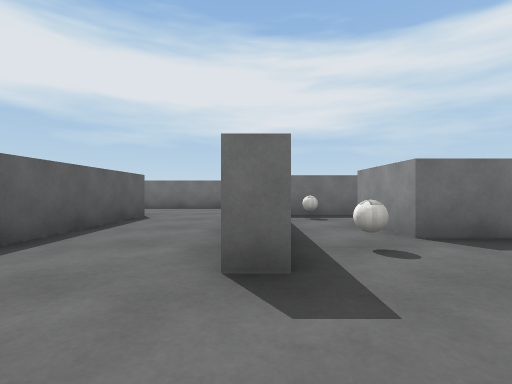
[1] (above)

16 first-person views from a walk through a 3-D level made in the Unity game engine. The camera is 0.58 m above the floor, looks level and sees 85° across. The floor is counted in squares, 1 m on a side. Each view is taken from the middle of a square. On the plan, view 1 faces up. The plan holds only what a view shows up to about 9 squares ahead; the rest is blank. The player character is not drawn. Surface patterns are stand-ins for the level's own textures.

[2]
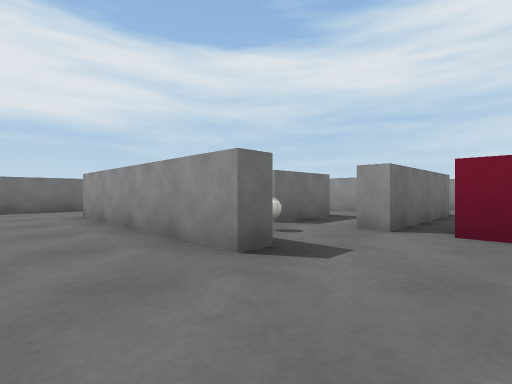

[3]
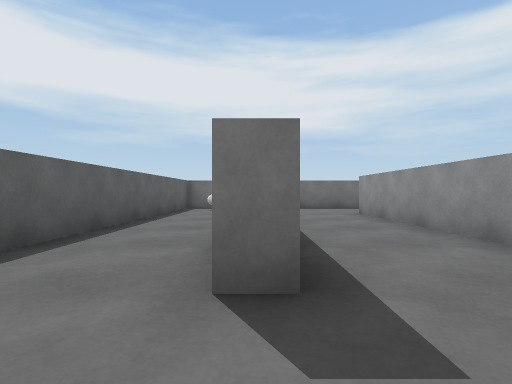

[4]
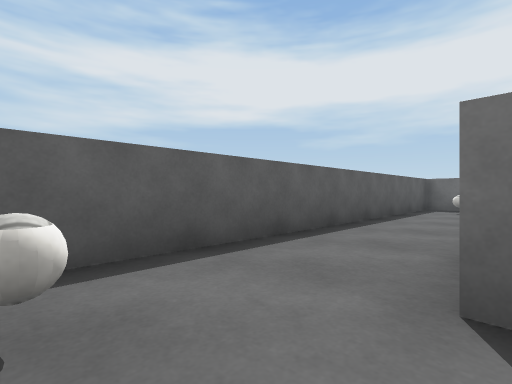

[5]
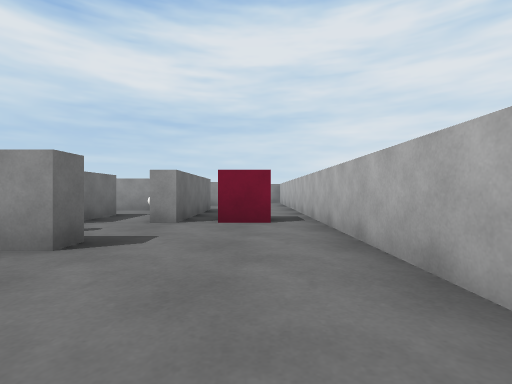

[6]
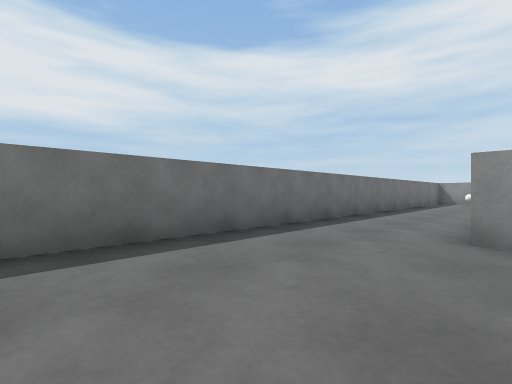

[7]
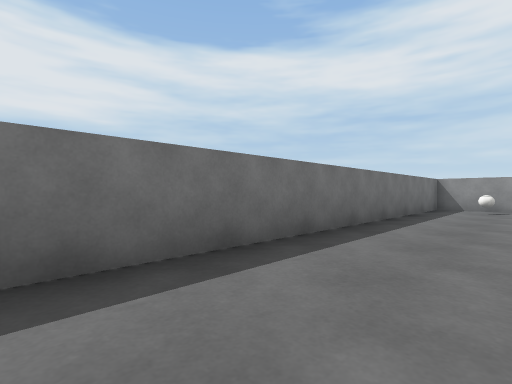

[8]
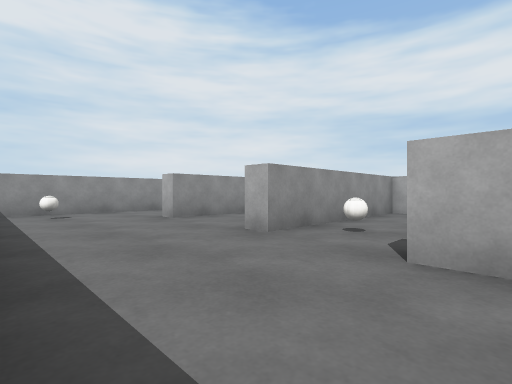

[9]
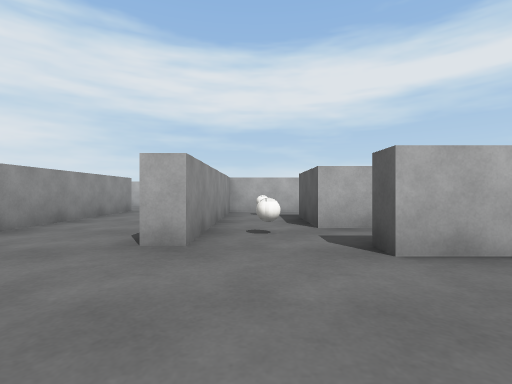

[10]
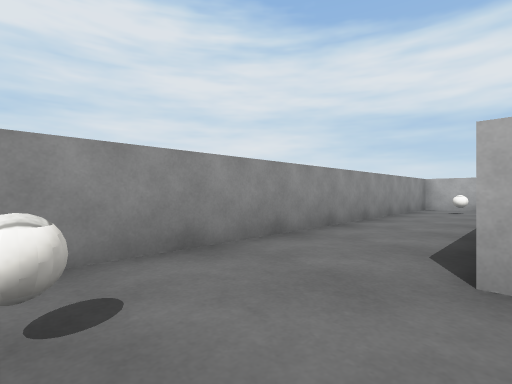

[11]
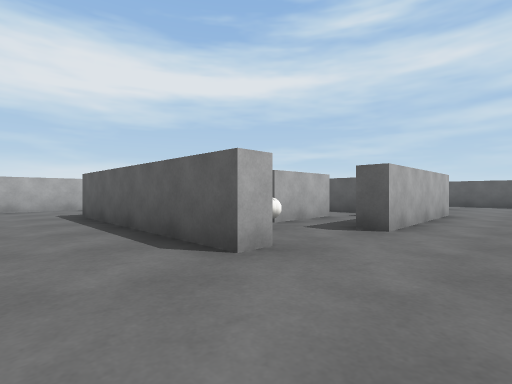

[12]
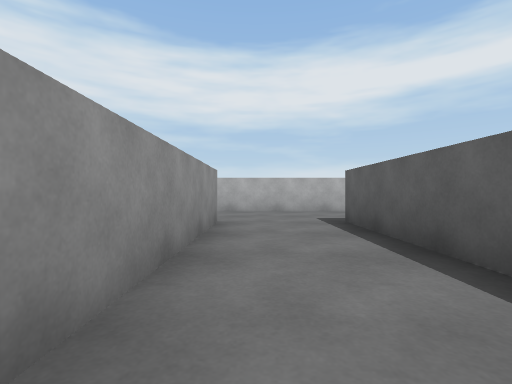

[13]
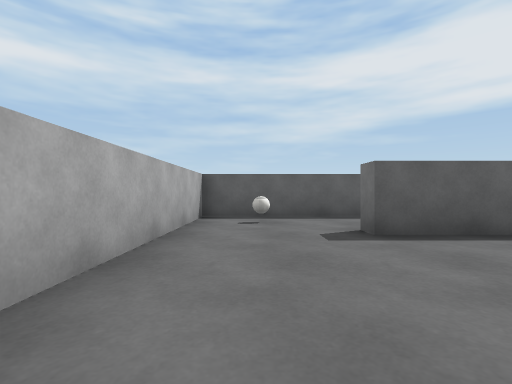

[14]
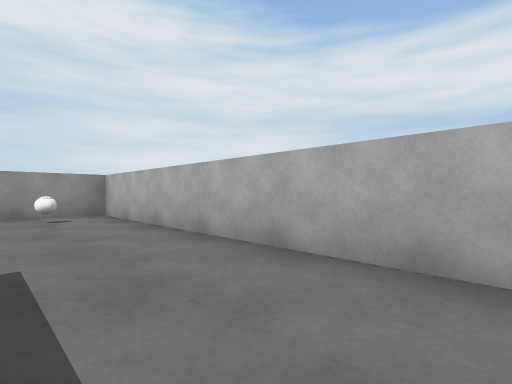

[15]
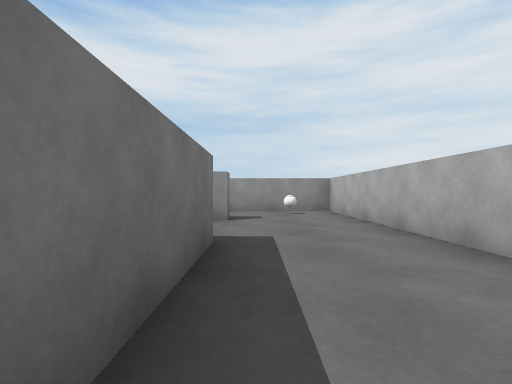

[16]
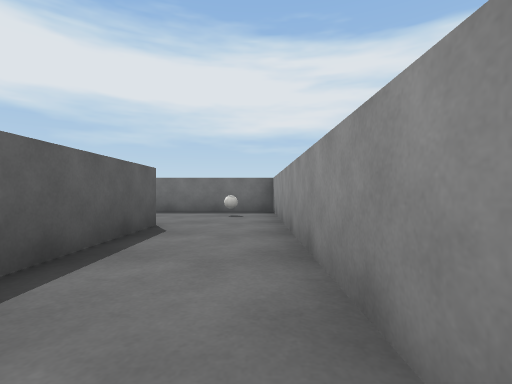

### Floor plan
Points are (right, up) in squares from view 1. A wall is a line through its corners. A room is listed if a view was taken in it or the views show most of it. See-through windows are left out.
Room 1 (views 1, 2, 3, 4, 5, 6, 7, 8, 9, 10, 11, 12, 13, 14, 15, 16)
walls: (2.6, 7) (0.9, 7); (0.2, 5.4) (0.2, 4.5); (3.8, 2) (5.7, 2) (5.7, 7) (6.2, 7) (6.2, 1.5) (2.3, 1.5) (2.3, 2); (0.2, 2) (-0.2, 2) (-0.2, 7.5) (3.7, 7.5) (3.7, 6.9); (-2.7, 6.9) (-2.7, 1.5) (-3.2, 1.5); (8.7, 1.5) (8.7, 7) (9.3, 7) (9.3, 3.9); (-5.5, 10.2) (-5.5, -1.3) (11.5, -1.3) (11.5, 10.2) (-5.5, 10.2)
objects: ball (-4, 0); other object (-4, 9); ball (1, 3); ball (1, 6); other object (2, 4) to (4, 5); cube (3, 0); other object (5, 3); ball (5, 6); ball (10, 0); ball (10, 9)

Positions as (right, up) in squares from view 1, and headings:
1: (0, 0), facing up
2: (-2, 0), facing up-right
3: (-3, 0), facing up
4: (-3, 0), facing up-left
5: (-3, 0), facing right
6: (-4, 7), facing up-right
7: (1, 8), facing up-right
8: (3, 10), facing down-right
9: (5, 10), facing down
10: (9, 9), facing down-right
11: (8, 9), facing down-left
12: (8, 7), facing down
13: (1, 0), facing left
14: (4, 1), facing down-right
15: (3, 1), facing right
16: (11, 2), facing up
